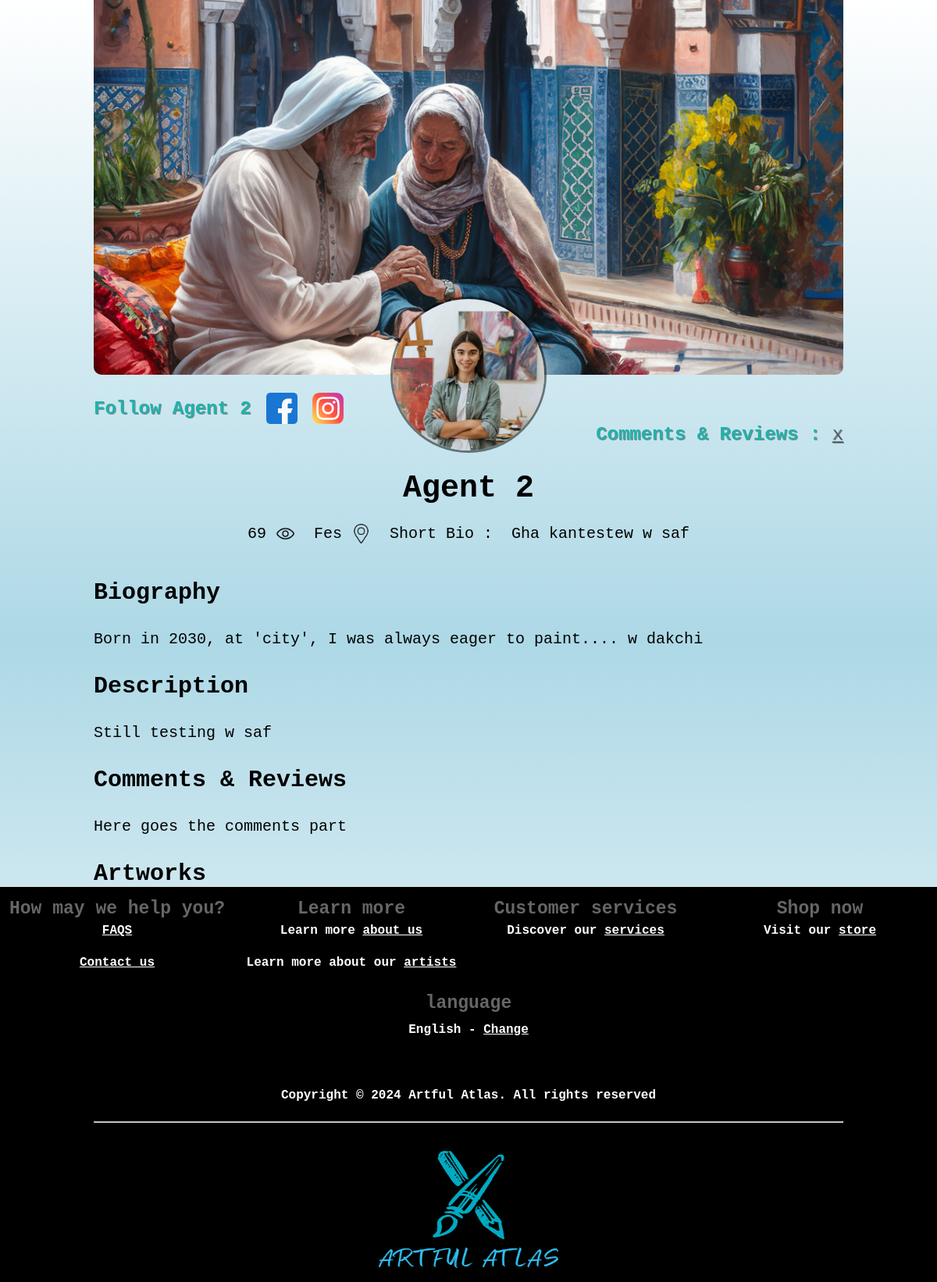
The app's page /artists/artistg6h2cbc5eh with its own data.
### home/models.py (models this page shows, shortened)
class Artist(models.Model):
    aid = ShortUUIDField(unique = True, length = 10, max_length = 30, prefix="artist", alphabet = "abcdefgh123456")
    name = models.CharField(max_length = 200)
    image = models.ImageField(upload_to = user_directory_path, default="artist image")
    profileArtworkImage = models.ImageField(upload_to = user_directory_path, default ="artwork image to be shown in your profile")
    shortBio=models.TextField(max_length=50)
    description = models.TextField(max_length = 300, default = "With an unwavering passion for art, this dedicated enthusiasm aspires to illuminate and enrich the lives of others through the captivating power of creativity...")
    biography = models.TextField(max_length = 300, default ="Born in xxxx, at 'city', I was always eager to paint....")
    city = models.CharField(max_length=100, choices=CITY_CHOICES, default="City you live in")
    address = models.CharField(max_length = 200, default = "25 Jump Street ...", null = True, blank = True)
    chat_resp_time = models.CharField(null = True, blank = True, max_length = 200, default = "Not much!")
    phone = models.CharField(null = True, blank = True, max_length = 200, default = "06 11 22 33 44")
    shipping_time = models.CharField(null = True, blank = True, max_length = 200, default = "not much")
    authentic_rating = models.CharField(null = True, blank = True, max_length = 100, default ="Good")
    days_return = models.CharField(null = True, blank = True, max_length = 200, default ="100")
    warranty_period = models.CharField(max_length = 200)
    technique = models.ManyToManyField(Technique, blank=True)
    style = models.ManyToManyField(Style, blank=True)
    user = models.ForeignKey(User, on_delete = models.SET_NULL, null=True)
    class Meta:
        verbose_name_plural = "Artists"

### home/views.py (the view)
# urls.py: path("artists/<aid>",artist_detail_view, name="artist-details"),
def artist_detail_view(request, aid):
    artist = Artist.objects.get(aid=aid)
    context = {
        "artist": artist,
    }
    return render(request, "artists/artist-details.html",context)

### templates/artists/artist-details.html (shortened to what this page needs)
{% extends 'partials/base.html' %}
{% load static %}
{% block cssFilename %} /static/artist-details-style.css {% endblock cssFilename %}
{% block content %}
    <header id="profile-artwork" style="background-image: url('{{ artist.profileArtworkImage.url }}');" data-image-url="{{ artist.profileArtworkImage.url }}">
        <img class="profile-picture" src="{{ artist.image.url }}" alt="Profile picture">
    </header>
    <section id="media">
        <br>
        <section class="flex">
            <span>Follow {{artist.name}}</span>
            <img class="icons2" src="{% static 'images/icons/facebook-icon.png' %}" alt="">
            <img class="icons2" src="{% static 'images/icons/instagram-icon.png' %}" alt="">
        </section>
        <section class="right">
            <span>Comments & Reviews : <a href="#comments">x</a></span>
        </section>
    </section>
    <h1 style="text-align:center"> {{artist.name}} </h1>
    <br>
    <section class="profile-info">
        <p>69</p> &nbsp;
        <img class="icons" src="{% static 'images/icons/eye.png' %}" alt="Eye Icon">
        <p>{{artist.city}}</p> &nbsp;
        <img class="icons" src="{% static 'images/icons/location.png' %}" alt="Location Icon">
        <p>Short Bio : &nbsp; </p>
        <p>{{artist.shortBio}}</p>
    </section>
    <br>
    <br>
    <section id="profile-details">
        <h1>Biography</h1>
        <br>
        <p>{{artist.biography}}</p>
        <br>
        <h1>Description</h1>
        <br>
        <p>{{artist.description}}</p>
        <br>
        <h1 id="comments">Comments & Reviews</h1>
        <br>
        <p>Here goes the comments part</p>
        <br>
        <h1>Artworks</h1>
    </section>
{% endblock content %}

### static/sharedstyle.css (style rules this page uses)
* { margin:0; padding:0; box-sizing:border-box; }
body { background-color:whitesmoke; background-attachment:fixed; background-size:cover; font-family:'Times New Roman', Times, serif; font-family:monospace; background-image:linear-gradient(to bottom, white, lightblue , white); }

### static/artist-details-style.css (style rules this page uses)
body { font-size:x-large; }
#profile-artwork { border-end-end-radius:10px; border-end-start-radius:10px; background-size: cover; background-position:50%; height: 60vh; display: flex; position:relative; cursor:pointer; }
.profile-picture { border-radius: 50%; width: 200px; height: 200px; position: absolute; top:100%; left: 50%; transform: translate(-50%, -50%); border:3px solid rgba(0,0,0,0.5); }
#media { margin-bottom:60px; }
.flex { display:flex; align-items:center; gap:2%; }
.right { float:right; }
span { text-shadow:1px 1px rgba(0,0,0,0.4); font-weight:bolder; color:lightseagreen; font-size:larger; }
.right span a { font-weight:500; color:rgba(0, 0, 0, 0.4); }
.profile-info { display: flex; align-items: center; justify-content:center; flex-wrap: wrap; font-size: 20px; }
.icons { width:25px; height:25px; }
.icons2 { width:40px; height:40px; cursor:pointer; transition:300ms; }
#profile-details p { line-height:200%; }

### records on screen
Artist: profileArtworkImage (picture), image (picture), name "Agent 2", city "Fes", shortBio "Gha kantestew w saf", biography "Born in 2030, at 'city', I was always eager to paint.... w dakchi", description "Still testing w saf"
